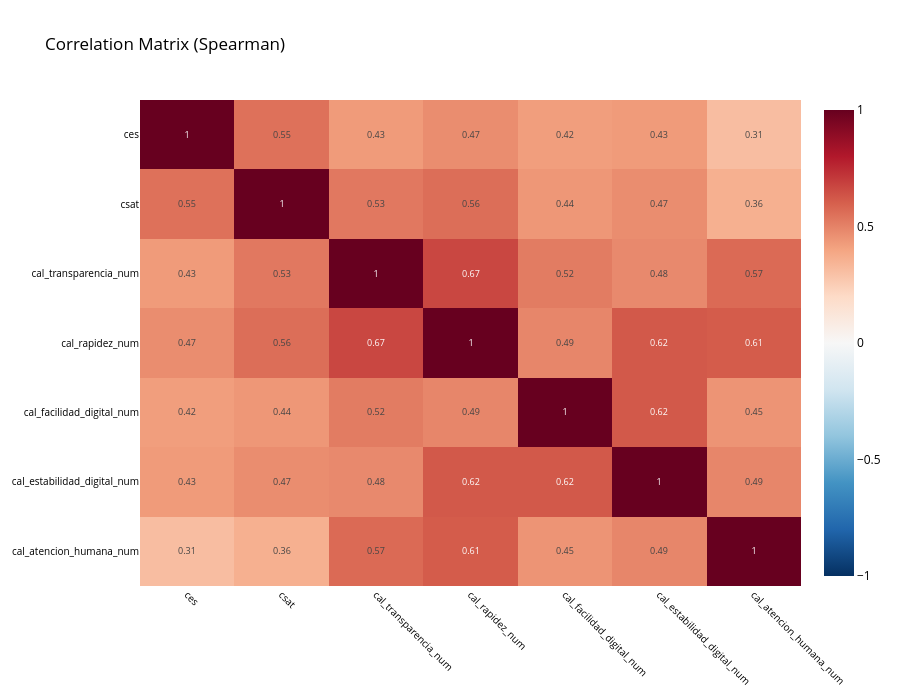

Notebook code for this chart:
### Code cell
#Calculate full correlation matrix (no mask)
corr_matrix = (
    df_pp.select_dtypes(include="number")
    .drop(columns=["nps", "es_promotor", "mes", "trimestre"], errors="ignore")
    .corr(method="spearman")
    .round(2)
)

fig = go.Figure(data=go.Heatmap(
    z=corr_matrix.values,
    x=corr_matrix.columns.tolist(),
    y=corr_matrix.columns.tolist(),
    colorscale="RdBu_r",
    zmid=0,
    zmin=-1, zmax=1,
    text=np.round(corr_matrix.values, 2),
    texttemplate="%{text}",
    textfont={"size": 9},
    hoverongaps=False
))

fig.update_layout(
    title="Correlation Matrix (Spearman)",
    plot_bgcolor="white",
    paper_bgcolor="white",
    font=dict(color="black"),
    width=900, height=700,
    xaxis=dict(tickangle=45, tickfont=dict(size=10)),
    yaxis=dict(tickfont=dict(size=10), autorange="reversed")
)

fig.show()

### Figure 1 — Plotly figure (JSON) as saved in the notebook; plotly's stock layout.template omitted (floating-point values rounded to 4 significant figures)
{"data": [{"colorscale": [[0, "rgb(5,48,97)"], [0.1, "rgb(33,102,172)"], [0.2, "rgb(67,147,195)"], [0.3, "rgb(146,197,222)"], [0.4, "rgb(209,229,240)"], [0.5, "rgb(247,247,247)"], [0.6, "rgb(253,219,199)"], [0.7, "rgb(244,165,130)"], [0.8, "rgb(214,96,77)"], [0.9, "rgb(178,24,43)"], [1, "rgb(103,0,31)"]], "hoverongaps": false, "text": [[1.0, 0.55, 0.43, 0.47, 0.42, 0.43, 0.31], [0.55, 1.0, 0.53, 0.56, 0.44, 0.47, 0.36], [0.43, 0.53, 1.0, 0.67, 0.52, 0.48, 0.57], [0.47, 0.56, 0.67, 1.0, 0.49, 0.62, 0.61], [0.42, 0.44, 0.52, 0.49, 1.0, 0.62, 0.45], [0.43, 0.47, 0.48, 0.62, 0.62, 1.0, 0.49], [0.31, 0.36, 0.57, 0.61, 0.45, 0.49, 1.0]], "textfont": {"size": 9}, "texttemplate": "%{text}", "type": "heatmap", "x": ["ces", "csat", "cal_transparencia_num", "cal_rapidez_num", "cal_facilidad_digital_num", "cal_estabilidad_digital_num", "cal_atencion_humana_num"], "y": ["ces", "csat", "cal_transparencia_num", "cal_rapidez_num", "cal_facilidad_digital_num", "cal_estabilidad_digital_num", "cal_atencion_humana_num"], "z": [[1.0, 0.55, 0.43, 0.47, 0.42, 0.43, 0.31], [0.55, 1.0, 0.53, 0.56, 0.44, 0.47, 0.36], [0.43, 0.53, 1.0, 0.67, 0.52, 0.48, 0.57], [0.47, 0.56, 0.67, 1.0, 0.49, 0.62, 0.61], [0.42, 0.44, 0.52, 0.49, 1.0, 0.62, 0.45], [0.43, 0.47, 0.48, 0.62, 0.62, 1.0, 0.49], [0.31, 0.36, 0.57, 0.61, 0.45, 0.49, 1.0]], "zmax": 1, "zmid": 0, "zmin": -1}], "layout": {"font": {"color": "black"}, "height": 700, "paper_bgcolor": "white", "plot_bgcolor": "white", "title": {"text": "Correlation Matrix (Spearman)"}, "width": 900, "xaxis": {"tickangle": 45, "tickfont": {"size": 10}}, "yaxis": {"autorange": "reversed", "tickfont": {"size": 10}}}}
